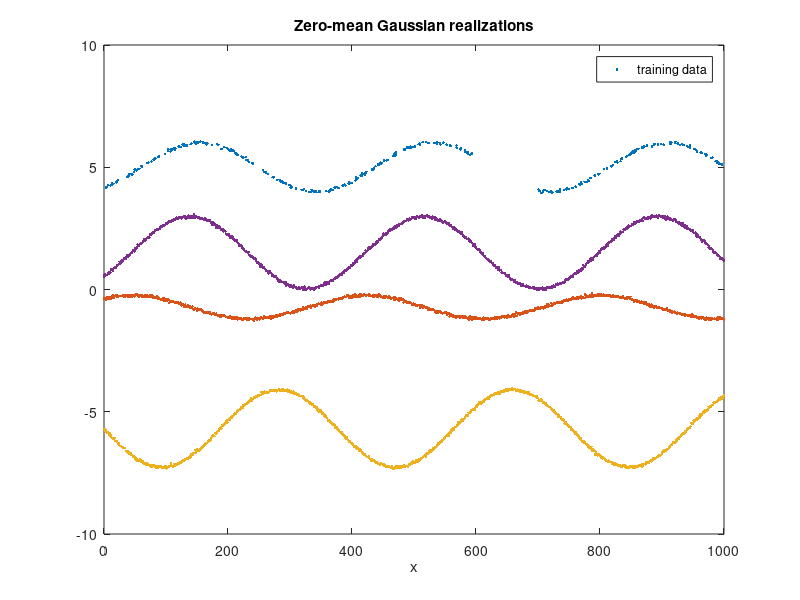

The MATLAB script that drew this image:
clc;clear
load('trainingdata.mat')
N = length(xt);
a1_test = 137;
a2_test = 0.004;
a3_test = 120;
LLF=zeros(length(a1_test),length(a2_test),length(a3_test));

for m=1:length(a1_test)      
    for n=1:length(a2_test)
        for p = 1:length(a3_test)
        K_trial=zeros(N,N);        
        for k=1:N
            for l=1:N                
                %K_trial(k,l)=a1_test(n)*exp(-(a2_test(m))*abs((xt(k)-xt(l))));
                K_trial(k,l)=a1_test(m)*exp(-a2_test(n)*sin(abs(xt(k)-xt(l))/a3_test(p))^2);
                if (k==l)
                    K_trial(k,l)=K_trial(k,l)+1e-3;
                end
            end
        end                
%        correction=log(abs(det(K_trial))); % this is numerically unstable
        correction=sum(log(eig(K_trial)));                            
        LLF(m,n,p)=-0.5*yt/K_trial*yt'-0.5*correction;
        end
    end
end

[max_val, position] = max(LLF(:));
[i1,i2,i3]=ind2sub(size(LLF),position);
a1_hat = a1_test(i1);
a2_hat = a2_test(i2);
a3_hat = a3_test(i3);

K = zeros(N,N);
for k=1:N
    for l=1:N
        %K(k,l)=a1_hat*exp(-a2_hat*abs((xt(k)-xt(l))));  
        K(k,l)=a1_hat*exp(-a2_hat*sin(abs(xt(k)-xt(l))/a3_hat)^2); 
        if (k==l)
            K(k,l)=K(k,l)+0.03^2;
        end
    end
end

x = 0:1000;
N = length(x);
K = zeros(N,N);
for k=1:N
    for l=1:N
        %K(k,l)=a1_hat*exp(-a2_hat*abs(x(k)-x(l)));  
        %K(k,l)=a1_hat*exp(-a2_hat*abs(x(k)-x(l))^2); 
        K(k,l)=a1_hat*exp(-a2_hat*sin(abs(x(k)-x(l))/a3_hat)^2); 
        if (k==l)
            K(k,l)=K(k,l)+0.03^2;
        end
    end
end

trials=3;
R=chol(K);
figure
plot(xt,yt,'.');hold on
for k=1:trials
    y=randn(1,N)*R;
    plot(x,y,'.');
    hold on;    
end
hold off;
title('Zero-mean Gaussian realizations');
xlabel('x');
legend('training data');